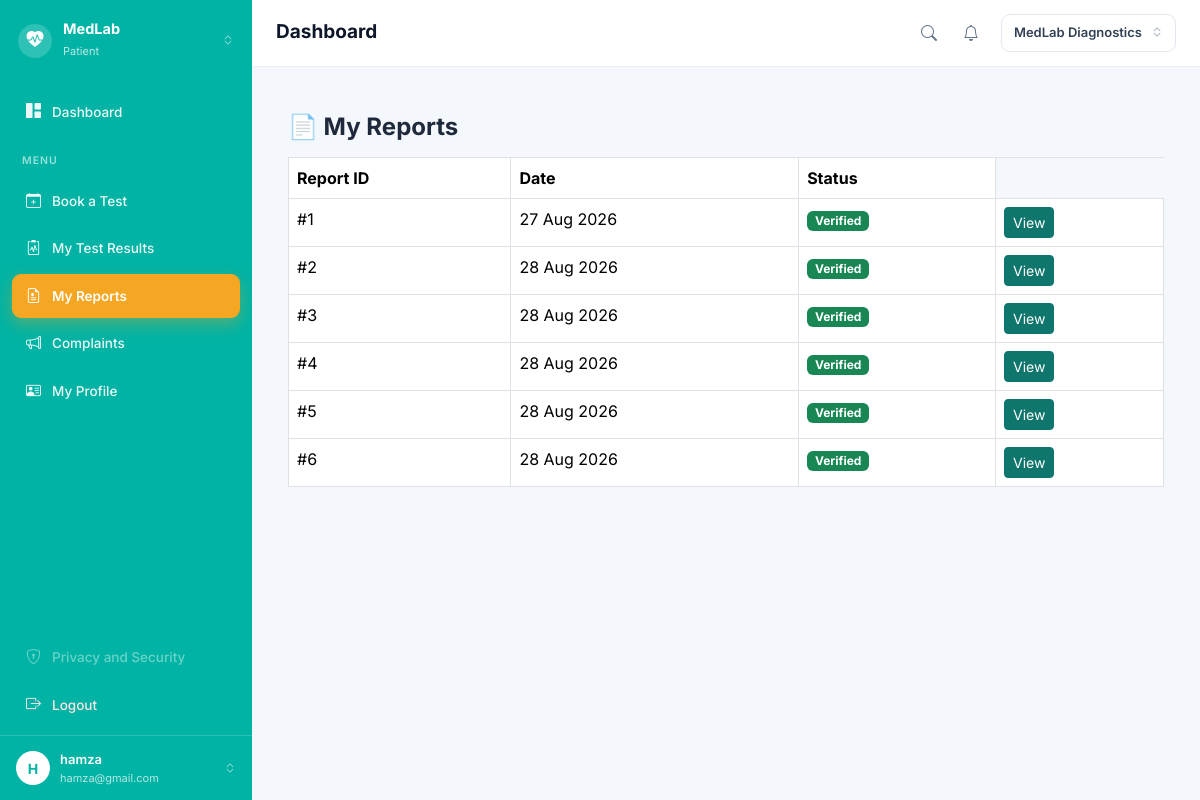
The app's page /medlab/my-reports (signed in) with its own data.
### app/models/role.py (models this page shows, shortened)
class Role(db.Model):
    __tablename__ = "roles"
    id = db.Column(db.Integer, primary_key=True)
    name = db.Column(
        db.String(50),
        unique=True,
        nullable=False
    )
    users = db.relationship(
        "User",
        back_populates="role"
    )

### app/models/user.py (models this page shows, shortened)
class User(UserMixin, db.Model):
    __tablename__ = "users"
    id = db.Column(
        db.Integer,
        primary_key=True
    )
    name = db.Column(
        db.String(100),
        nullable=False
    )
    email = db.Column(
        db.String(120),
        unique=True,
        nullable=False,
        index=True
    )
    password_hash = db.Column(
        db.String(255),
        nullable=False
    )
    role_id = db.Column(
        db.Integer,
        db.ForeignKey("roles.id"),
        nullable=False
    )
    is_active = db.Column(
        db.Boolean,
        default=True,
        nullable=False
    )
    created_at = db.Column(
        db.DateTime,
        default=lambda: datetime.now(timezone.utc),
        nullable=False
    )
    role = db.relationship(
        "Role",
        back_populates="users"
    )

### app/models/report.py (models this page shows)
class Report(db.Model):
    __tablename__ = "reports"
    id = db.Column(db.Integer, primary_key=True)
    booking_id = db.Column(db.Integer, db.ForeignKey("bookings.id"), nullable=False)
    generated_at = db.Column(db.DateTime, default=lambda: datetime.now(timezone.utc))
    status = db.Column(db.String(30), default="Pending Verification")  # Pending Verification, Verified, Released
    booking = db.relationship("Booking", backref="report", uselist=False)

### app/medlab/routes.py (the view)
@medlab.route("/my-reports")
@login_required
def my_reports():
    my_patient = Patient.query.filter_by(user_id=current_user.id).first()
    reports = Report.query.join(Booking).filter(
        Booking.patient_id == my_patient.id,
        Report.status == "Verified"
    ).all()
    return render_template("medlab/my_reports.html", reports=reports)

### app/auth/routes.py (called while the page is built)
@login_manager.user_loader
def load_user(user_id):
    return db.session.get(
        User,
        int(user_id)
    )

### app/templates/medlab/my_reports.html
{% extends "base.html" %}
{% block content %}
<div class="container mt-4">
    <h4 class="fw-bold mb-3">📄 My Reports</h4>
    <table class="table table-bordered">
        <thead><tr><th>Report ID</th><th>Date</th><th>Status</th></tr></thead>
        <tbody>
            {% for r in reports %}
            <tr>
                <td>#{{ r.id }}</td>
                <td>{{ r.generated_at.strftime('%d %b %Y') }}</td>
                <td><span class="badge bg-success">{{ r.status }}</span></td>
                <td><a href="{{ url_for('medlab.view_report', report_id=r.id) }}" class="btn btn-sm btn-primary">View</a></td>
            </tr>
            {% else %}
            <tr><td colspan="3" class="text-center text-muted">No reports yet.</td></tr>
            {% endfor %}
        </tbody>
    </table>
</div>
{% endblock %}

### app/templates/base.html (shortened to what this page needs)
<!DOCTYPE html>
<html lang="en">
<head>
    <link href="https://cdn.jsdelivr.net/npm/bootstrap@5.3.3/dist/css/bootstrap.min.css" rel="stylesheet">
    <link rel="stylesheet" href="https://cdn.jsdelivr.net/npm/bootstrap-icons@1.11.3/font/bootstrap-icons.min.css">
</head>
<body>
    {% if current_user.is_authenticated %}
    <div class="shell">
        <aside class="side">
            <div class="side-brand">
                <span class="brand-dot"><i class="bi bi-heart-pulse-fill"></i></span>
                <span class="brand-txt">
                    <b>MedLab</b>
                    <small>{{ current_user.role.name }}</small>
                </span>
                <i class="bi bi-chevron-expand" style="opacity:.6;font-size:12px;"></i>
            </div>
            <nav class="side-nav">
                <a href="{{ url_for('auth.dashboard') }}"
                    class="nav-item {% if request.endpoint == 'auth.dashboard' %}active{% endif %}">
                    <i class="bi bi-grid-1x2-fill"></i> Dashboard
                </a>
                <div class="side-label">Menu</div>
                {% if current_user.role.name in ["Patient", "Receptionist", "Administrator"] %}
                <a href="{{ url_for('medlab.book_test') }}"
                    class="nav-item {% if request.endpoint == 'medlab.book_test' %}active{% endif %}">
                    <i class="bi bi-calendar-plus"></i> Book a Test
                </a>
                {% endif %}
                {% if current_user.role.name == "Patient" %}
                <a href="{{ url_for('medlab.my_bookings') }}"
                    class="nav-item {% if request.endpoint == 'medlab.my_bookings' %}active{% endif %}">
                    <i class="bi bi-clipboard2-pulse"></i> My Test Results
                </a>
                <a href="{{ url_for('medlab.my_reports') }}"
                    class="nav-item {% if request.endpoint == 'medlab.my_reports' %}active{% endif %}">
                    <i class="bi bi-file-earmark-medical"></i> My Reports
                </a>
                <a href="{{ url_for('medlab.new_complaint') }}" class="nav-item">
                    <i class="bi bi-megaphone"></i> Complaints
                </a>
                {% endif %}
                <a href="{{ url_for('auth.profile') }}"
                    class="nav-item {% if request.endpoint == 'auth.profile' %}active{% endif %}">
                    <i class="bi bi-person-vcard"></i> My Profile
                </a>
                <div style="flex:1"></div>
                <a href="#" class="nav-item off"><i class="bi bi-shield-lock"></i> Privacy and Security</a>
                <a href="{{ url_for('auth.logout') }}" class="nav-item" style="color:#ffe4e6;">
                    <i class="bi bi-box-arrow-right"></i> Logout
                </a>
            </nav>
            <a href="{{ url_for('auth.profile') }}" class="side-user">
                <span class="avatar">{{ (current_user.name or "?")[0] | upper }}</span>
                <span class="u-txt">
                    <b>{{ current_user.name }}</b>
                    <small>{{ current_user.email }}</small>
                </span>
                <i class="bi bi-chevron-expand" style="opacity:.6;font-size:12px;"></i>
            </a>
        </aside>
        <div class="main">
            <header class="topbar">
                <div style="display:flex;align-items:center;gap:10px;">
                    <h1 class="page-title">{% block page_title %}Dashboard{% endblock %}</h1>
                </div>
                <div class="top-right">
                    {% if current_user.role.name in ["Patient", "Receptionist", "Administrator"] %}
                    <a href="{{ url_for('medlab.book_test') }}" class="ico-btn" title="Search tests">
                        <i class="bi bi-search"></i>
                    </a>
                    {% endif %}
                    <a href="{{ url_for('auth.dashboard') }}" class="ico-btn" title="Notifications">
                        <i class="bi bi-bell"></i>
                    </a>
                    <span class="lab-pill">MedLab Diagnostics <i class="bi bi-chevron-expand"></i></span>
                </div>
            </header>
            <div class="page">
                {% block content %}{% endblock %}
            </div>
        </div>
    </div>
    {% endif %}
</body>
</html>

### app/templates/base.html (style rules this page uses)
:root { --teal: #00b3a4; --orange: #f5a623; --page: #f4f7fb; }
* { font-family: 'Inter', sans-serif; }
body { margin: 0; background: var(--page); color: #1e293b; }
a { text-decoration: none; }
.shell { display: flex; min-height: 100vh; }
.side { width: 252px; flex-shrink: 0; background: var(--teal); display: flex; flex-direction: column; color: #fff; position: sticky; top: 0; height: 100vh; }
.side-brand { display: flex; align-items: center; gap: 11px; padding: 20px 18px; }
.brand-dot { width: 34px; height: 34px; border-radius: 50%; background: rgba(255, 255, 255, .18); display: flex; align-items: center; justify-content: center; font-size: 17px; }
.brand-txt { flex: 1; min-width: 0; }
.brand-txt b { display: block; font-size: 14.5px; font-weight: 700; line-height: 1.2; }
.brand-txt small { font-size: 11px; color: rgba(255, 255, 255, .72); }
.side-nav { padding: 8px 12px; display: flex; flex-direction: column; gap: 3px; flex: 1; }
.side-label { font-size: 10.5px; letter-spacing: 1px; text-transform: uppercase; color: rgba(255, 255, 255, .6); padding: 16px 10px 7px; font-weight: 600; }
.nav-item { display: flex; align-items: center; gap: 11px; padding: 11px 14px; border-radius: 9px; color: rgba(255, 255, 255, .92); font-size: 13.5px; font-weight: 500; }
.nav-item i { font-size: 15px; }
.nav-item.active { background: var(--orange); color: #fff; font-weight: 600; box-shadow: 0 6px 16px rgba(245, 166, 35, .35); }
.nav-item.off { opacity: .45; pointer-events: none; }
.side-user { display: flex; align-items: center; gap: 10px; padding: 14px 16px; border-top: 1px solid rgba(255, 255, 255, .16); color: #fff; }
.avatar { width: 34px; height: 34px; border-radius: 50%; background: #fff; color: var(--teal); display: flex; align-items: center; justify-content: center; font-weight: 700; font-size: 14px; flex-shrink: 0; }
.side-user .u-txt { flex: 1; min-width: 0; }
.side-user .u-txt b { display: block; font-size: 13px; font-weight: 600; }
.side-user .u-txt small { display: block; font-size: 11px; color: rgba(255, 255, 255, .7); white-space: nowrap; overflow: hidden; text-overflow: ellipsis; }
.main { flex: 1; min-width: 0; display: flex; flex-direction: column; }
.topbar { background: #fff; display: flex; align-items: center; justify-content: space-between; gap: 14px; padding: 14px 24px; border-bottom: 1px solid #e9eef4; }
.page-title { font-size: 19px; font-weight: 700; color: #0f172a; margin: 0; }
.top-right { display: flex; align-items: center; gap: 6px; }
.ico-btn { width: 36px; height: 36px; border-radius: 9px; border: none; background: transparent; color: #64748b; font-size: 16px; position: relative; display: flex; align-items: center; justify-content: center; }
.lab-pill { display: flex; align-items: center; gap: 9px; border: 1px solid #e2e8f0; border-radius: 9px; padding: 8px 12px; font-size: 13px; font-weight: 600; color: #334155; margin-left: 6px; }
.lab-pill i { color: #94a3b8; font-size: 12px; }
.page { padding: 22px 24px 40px; }
.btn-primary { background: #0f766e; border-color: #0f766e; }

### records on screen
Role: role.name "Patient"
User: name "H", name "hamza", email "hamza@gmail.com"
Report: id "1", generated_at "27 Aug 2026", status "Verified"
Report: id "2", generated_at "28 Aug 2026", status "Verified"
Report: id "3", generated_at "28 Aug 2026", status "Verified"
Report: id "4", generated_at "28 Aug 2026", status "Verified"
Report: id "5", generated_at "28 Aug 2026", status "Verified"
Report: id "6", generated_at "28 Aug 2026", status "Verified"
